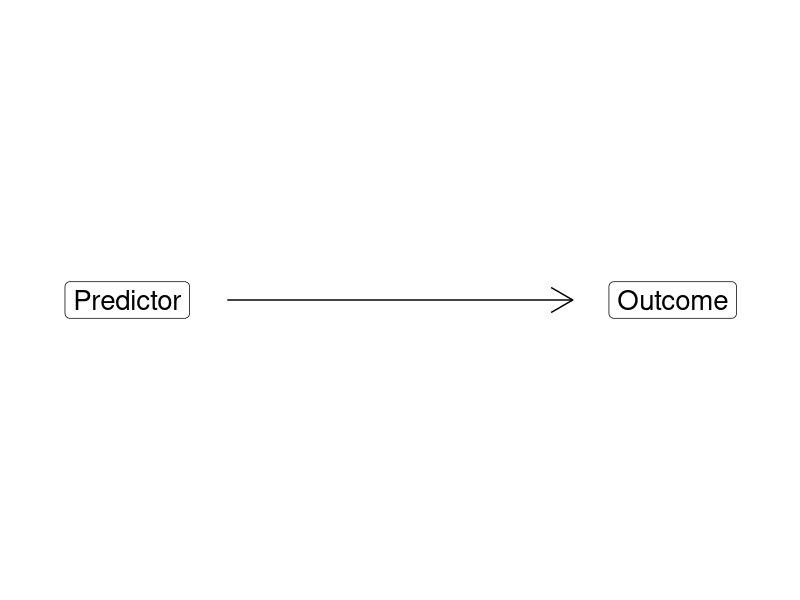

Write the R code that produced this figure.
## ---- chunk 1
library(tidyverse)
library(readxl)
library(kableExtra)
## ---- chunk 2
## Manual DAG
d1 <- tibble(
  x = c(-3, 3),
  y = c(1, 1),
  labels = c("Predictor", "Outcome")
)

ggplot(data = d1, aes(x = x, y = y)) +
  geom_point(size = 8) +
  theme_void() +
  coord_cartesian(xlim = c(-4, 4)) +
  geom_label(aes(label = labels), size = 7) +
  annotate("segment", x = -1.9, xend = 1.9, y = 1, yend = 1, arrow = arrow())
